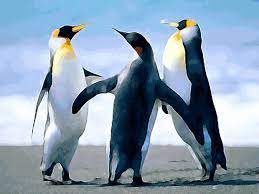
#> input picture img/pinguins.jpeg, 259 x 194 px, found by its file name
$ jupyter execute '6. Filtragem no domínio espacial I.ipynb'
#> lines starting #> are read from the running program, lines starting #| are printed output that depends on the picture
[cell 1]
from google.colab import drive
drive.mount('/content/drive')
from google.colab.patches import cv2_imshow

[cell 2]
import cv2
import matplotlib.pyplot as plt
from numpy import array as array

[cell 3]
img = cv2.imread('/content/drive/MyDrive/Colab Notebooks/PDI/img/pinguins.jpeg')
#> img is the input picture: shape (194, 259, 3); mean B, G, R 177.7, 158, 137.8
print(img.shape)
#| (194, 259, 3)
cv2_imshow(img)

[cell 4]
img_cinza = cv2.cvtColor(img, cv2.COLOR_BGR2GRAY)
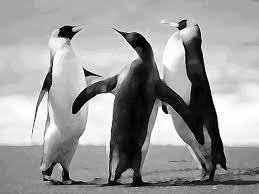
#> img_cinza: shape (194, 259); min 0, max 255, mean 154.2

[cell 5]
boost=array([[0, -1, 0], [-1, 5.2, -1], [0, -1, 0]])

imagemfiltra=cv2.filter2D(img_cinza,-1,boost)
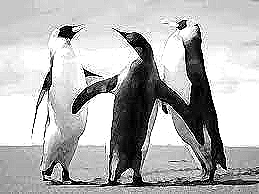
#> imagemfiltra: shape (194, 259); min 0, max 255, mean 177.9

cv2_imshow(img_cinza)
cv2_imshow(imagemfiltra)

[cell 6]
def laplaciano(img_cinza):
    lapl=array([[0, -1, 0], [-1, 4, -1], [0, -1, 0]])

    imagemfiltra=cv2.filter2D(img_cinza,-1,lapl)
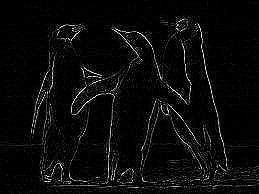
#> imagemfiltra: shape (194, 259); min 0, max 255, mean 10.7

    return imagemfiltra
def gaus(img_cinza):
    gaus=array([[0.0625, 0.125,  0.0625], [0.125, 0.25,
                   0.125],  [0.0625, 0.125,  0.0625]])

    imagemfiltra=cv2.filter2D(img_cinza,-1,gaus)
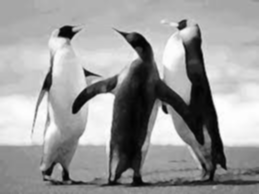
#> imagemfiltra: shape (194, 259); min 2, max 255, mean 154.2

    return imagemfiltra

[cell 7]
img_lap=laplaciano(img_cinza)
cv2_imshow(img_lap)

[cell 8]
img_g=gaus(img_cinza)
img_lapG=laplaciano(img_g)
#> in laplaciano (call 2), `imagemfiltra=cv2.filter2D(img_cinza,-1,lapl)`:
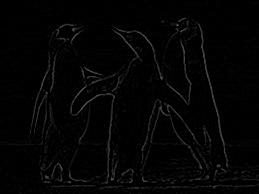
#> imagemfiltra: shape (194, 259); min 0, max 101, mean 3.9

$ run again, with img/ParafusoBorrado.jpg copied over img/pinguins.jpeg
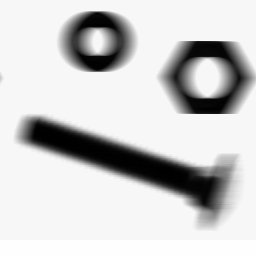
#> input picture img/ParafusoBorrado.jpg, 256 x 256 px, found by its file name
#> img is the input picture: shape (256, 256, 3); min 0, max 254, mean 203.9
#| (256, 256, 3)
#> `imagemfiltra=cv2.filter2D(img_cinza,-1,boost)`:
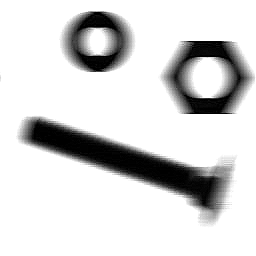
#> imagemfiltra: shape (256, 256); min 0, max 255, mean 214.2
#> in laplaciano, `imagemfiltra=cv2.filter2D(img_cinza,-1,lapl)`:
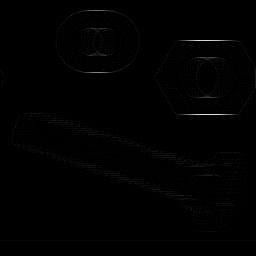
#> imagemfiltra: shape (256, 256); min 0, max 230, mean 1.3

$ run again, with img/img.png saved as img/pinguins.jpeg
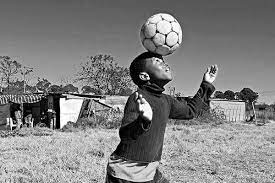
#> input picture img/img.png, 275 x 183 px, found by its file name
#> img is the input picture: shape (183, 275, 3); min 0, max 255, mean 128.6
#| (183, 275, 3)
#> `imagemfiltra=cv2.filter2D(img_cinza,-1,boost)`:
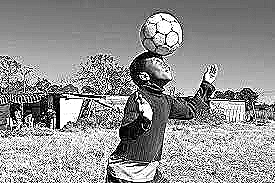
#> imagemfiltra: shape (183, 275); min 0, max 255, mean 145.6
#> in laplaciano (call 2), `imagemfiltra=cv2.filter2D(img_cinza,-1,lapl)`:
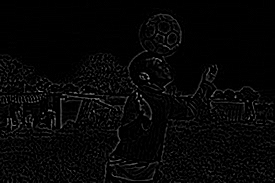
#> imagemfiltra: shape (183, 275); min 0, max 168, mean 6.3
